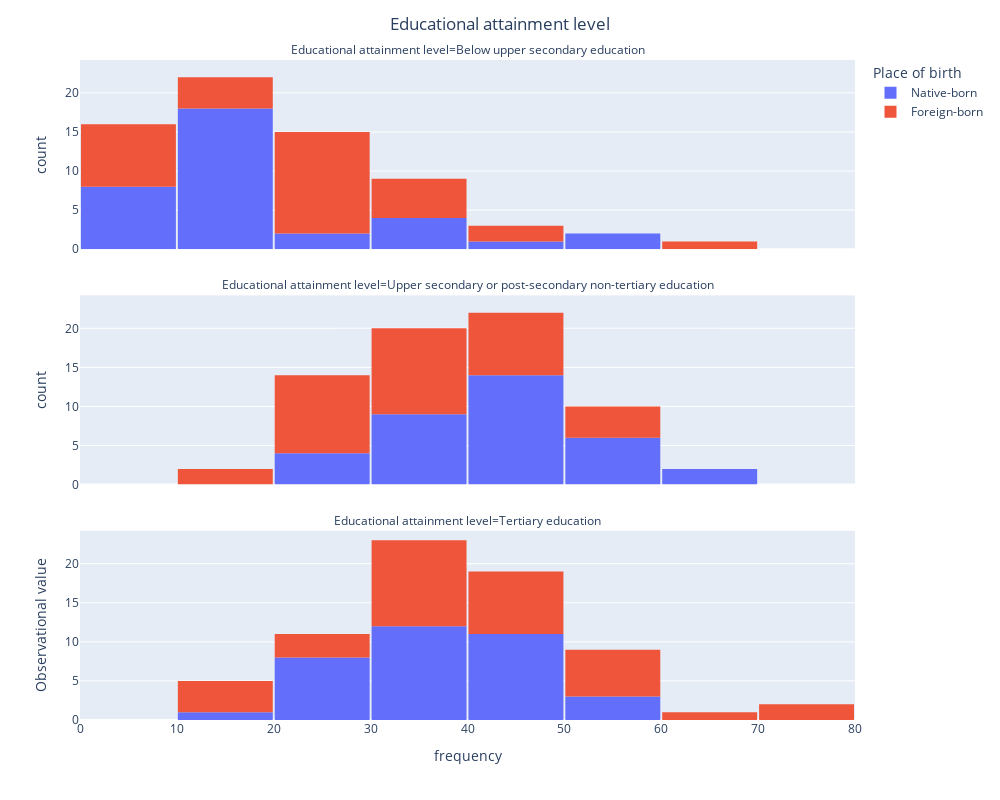

The notebook cell saved with this chart:
### Code cell
fig = px.histogram(DF_rory,
                 x='OBS_VALUE',
                 nbins=10,
                 facet_col= 'Educational attainment level',
                 facet_col_wrap=1,
                  color='Place of birth')

fig.update_layout(bargap=0.02,
                  title='Educational attainment level',
                  title_x=0.5,
                  xaxis_title="frequency",
                  yaxis_title="Observational value",
                  autosize=False,
                  width=1000,
                  height=800)

fig.show()

### Figure 1 — Plotly figure (JSON) as saved in the notebook; plotly's stock layout.template omitted (floating-point values rounded to 4 significant figures)
{"data": [{"alignmentgroup": "True", "bingroup": "x", "hovertemplate": "Place of birth=Native-born<br>Educational attainment level=Below upper secondary education<br>OBS_VALUE=%{x}<br>count=%{y}<extra></extra>", "legendgroup": "Native-born", "marker": {"color": "#636efa", "pattern": {"shape": ""}}, "name": "Native-born", "nbinsx": 10, "offsetgroup": "Native-born", "orientation": "v", "showlegend": true, "type": "histogram", "x": [15.44, 10.1, 14.13, 14.83, 7.118, 25.8, 36.96, 52.97, 38.25, 11.81, 16.87, 13.26, null, 10.48, 17.85, 12.69, 11.31, 32.9, 11.62, 7.288, 15.77, 55.7, 16.92, 22.0, 14.34, 18.83, 5.716, 43.27, 19.62, 6.373, 9.156, 33.61, 8.732, 5.515, 18.81, 4.825], "xaxis": "x3", "yaxis": "y3"}, {"alignmentgroup": "True", "bingroup": "x", "hovertemplate": "Place of birth=Native-born<br>Educational attainment level=Upper secondary or post-secondary non-tertiary education<br>OBS_VALUE=%{x}<br>count=%{y}<extra></extra>", "legendgroup": "Native-born", "marker": {"color": "#636efa", "pattern": {"shape": ""}}, "name": "Native-born", "nbinsx": 10, "offsetgroup": "Native-born", "orientation": "v", "showlegend": false, "type": "histogram", "x": [38.77, 53.13, 39.4, 54.8, 34.38, 42.03, 33.87, 20.26, 35.48, 48.37, 46.89, 43.53, null, 54.76, 46.31, 57.84, 37.17, 44.14, 49.67, 46.34, 43.25, 23.43, 39.95, 42.07, 36.28, 41.98, 56.64, 27.89, 61.8, 64.95, 53.81, 21.04, 41.66, 48.96, 33.09, 42.98], "xaxis": "x2", "yaxis": "y2"}, {"alignmentgroup": "True", "bingroup": "x", "hovertemplate": "Place of birth=Native-born<br>Educational attainment level=Tertiary education<br>OBS_VALUE=%{x}<br>count=%{y}<extra></extra>", "legendgroup": "Native-born", "marker": {"color": "#636efa", "pattern": {"shape": ""}}, "name": "Native-born", "nbinsx": 10, "offsetgroup": "Native-born", "orientation": "v", "showlegend": false, "type": "histogram", "x": [45.79, 36.77, 46.47, 30.37, 58.5, 32.17, 29.16, 26.76, 26.27, 39.82, 36.23, 43.22, null, 34.77, 35.84, 29.47, 51.53, 22.96, 38.7, 46.37, 40.99, 20.87, 43.13, 35.93, 49.38, 39.19, 37.64, 28.83, 18.58, 28.68, 37.04, 45.35, 49.6, 45.53, 48.1, 52.19], "xaxis": "x", "yaxis": "y"}, {"alignmentgroup": "True", "bingroup": "x", "hovertemplate": "Place of birth=Foreign-born<br>Educational attainment level=Below upper secondary education<br>OBS_VALUE=%{x}<br>count=%{y}<extra></extra>", "legendgroup": "Foreign-born", "marker": {"color": "#EF553B", "pattern": {"shape": ""}}, "name": "Foreign-born", "nbinsx": 10, "offsetgroup": "Foreign-born", "orientation": "v", "showlegend": true, "type": "histogram", "x": [8.643, 24.15, 29.96, 4.878, 5.751, 18.45, 32.95, 66.88, 35.73, 2.77, 23.36, 32.99, null, 35.69, 33.26, 11.4, 11.39, 43.47, 6.444, 3.949, 21.2, 28.48, 29.15, 9.12, 23.11, 23.66, null, 24.28, null, 6.216, 25.32, 43.39, 29.6, 26.99, 13.48, 20.46], "xaxis": "x3", "yaxis": "y3"}, {"alignmentgroup": "True", "bingroup": "x", "hovertemplate": "Place of birth=Foreign-born<br>Educational attainment level=Upper secondary or post-secondary non-tertiary education<br>OBS_VALUE=%{x}<br>count=%{y}<extra></extra>", "legendgroup": "Foreign-born", "marker": {"color": "#EF553B", "pattern": {"shape": ""}}, "name": "Foreign-born", "nbinsx": 10, "offsetgroup": "Foreign-born", "orientation": "v", "showlegend": false, "type": "histogram", "x": [24.16, 39.64, 30.66, 37.58, 20.97, 42.63, 42.85, 19.73, 28.75, 43.77, 39.59, 28.79, null, 34.98, 47.87, 48.99, 29.94, 42.59, 49.98, 50.44, 21.12, 32.67, 28.99, 39.57, 30.09, 35.21, 41.49, 39.39, 52.88, 53.96, 59.49, 28.55, 21.54, 26.16, 14.58, 34.68], "xaxis": "x2", "yaxis": "y2"}, {"alignmentgroup": "True", "bingroup": "x", "hovertemplate": "Place of birth=Foreign-born<br>Educational attainment level=Tertiary education<br>OBS_VALUE=%{x}<br>count=%{y}<extra></extra>", "legendgroup": "Foreign-born", "marker": {"color": "#EF553B", "pattern": {"shape": ""}}, "name": "Foreign-born", "nbinsx": 10, "offsetgroup": "Foreign-born", "orientation": "v", "showlegend": false, "type": "histogram", "x": [67.2, 36.21, 39.38, 57.54, 73.28, 38.92, 24.2, 13.39, 35.53, 53.46, 38.54, 38.22, null, 29.33, 18.87, 39.61, 58.67, 13.94, 43.57, 45.62, 57.69, 38.85, 41.87, 51.31, 46.8, 41.82, 55.67, 36.33, 34.66, 39.82, 15.19, 28.06, 48.86, 46.85, 71.94, 44.87], "xaxis": "x", "yaxis": "y"}], "layout": {"annotations": [{"font": {}, "showarrow": false, "text": "Educational attainment level=Tertiary education", "x": 0.5, "xanchor": "center", "xref": "paper", "y": 0.2867, "yanchor": "bottom", "yref": "paper"}, {"font": {}, "showarrow": false, "text": "Educational attainment level=Upper secondary or post-secondary non-tertiary education", "x": 0.5, "xanchor": "center", "xref": "paper", "y": 0.6433, "yanchor": "bottom", "yref": "paper"}, {"font": {}, "showarrow": false, "text": "Educational attainment level=Below upper secondary education", "x": 0.5, "xanchor": "center", "xref": "paper", "y": 1.0, "yanchor": "bottom", "yref": "paper"}], "autosize": false, "bargap": 0.02, "barmode": "relative", "height": 800, "legend": {"title": {"text": "Place of birth"}, "tracegroupgap": 0}, "margin": {"t": 60}, "title": {"text": "Educational attainment level", "x": 0.5}, "width": 1000, "xaxis": {"anchor": "y", "autorange": true, "domain": [0, 1], "range": [0, 80], "title": {"text": "frequency"}, "type": "linear"}, "xaxis2": {"anchor": "y2", "autorange": true, "domain": [0, 1], "matches": "x", "range": [0, 80], "showticklabels": false, "type": "linear"}, "xaxis3": {"anchor": "y3", "autorange": true, "domain": [0, 1], "matches": "x", "range": [0, 80], "showticklabels": false, "type": "linear"}, "yaxis": {"anchor": "x", "autorange": true, "domain": [0, 0.2867], "range": [0, 24.21], "title": {"text": "Observational value"}}, "yaxis2": {"anchor": "x2", "autorange": true, "domain": [0.3567, 0.6433], "matches": "y", "range": [0, 24.21], "title": {"text": "count"}}, "yaxis3": {"anchor": "x3", "autorange": true, "domain": [0.7133, 1.0], "matches": "y", "range": [0, 24.21], "title": {"text": "count"}}}}
